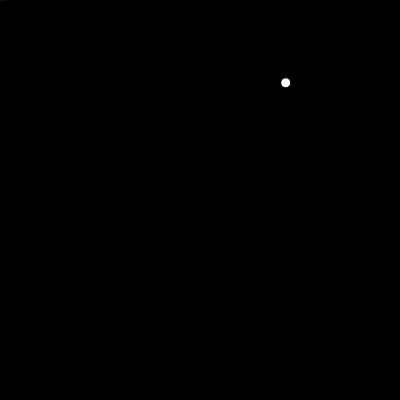
Frame 1 (no input)
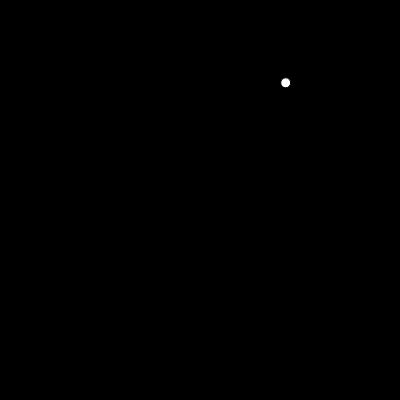
Frame 60 (no input)
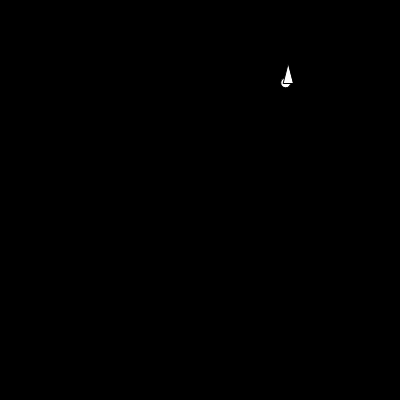
Frame 120 (the mouse pressed at the canvas centre since frame 60)

The p5.js sketch that drew these frames (run headless with seeded random() and noise() and a simulated clock; from frame 60 on, the mouse is pressed at the canvas centre):

// p5.js sketch
// ── sketch.js
let agent

let target

let force, acc, pos, vel

let desired_vel

let maxSpeed = 1

let mass = 1


function setup() 
{
	createCanvas(400, 400);

	force = createVector()
	acc = createVector()
	pos = createVector()
	vel = createVector()


	agent = new Agent()


	target = createVector(random(width), random(height))



}

function draw() 
{
	background(0)

	ellipse(target.x, target.y, 10, 10)

	//force = ((pos.sub(target)).normalize()).mult(maxSpeed).mult(mass)

	force = p5.Vector.sub(target, pos).normalize().mult(mass)


	vel.add(force)
	//vel.limit(5)


	pos.add(vel)


	//print(force.x)


	agent.show()
}
// ── agent.js

class Agent
{
	constructor()
	{

	}




	show()
	{
		translate(pos.x, pos.y)

		triangle(0, -20, -5, 0, 5, 0)
	}
}
